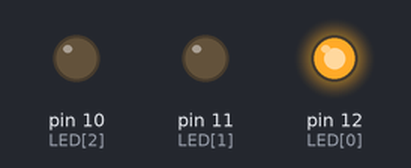
Simulated run of this sketch. Board: Arduino Uno, built with avr-gcc and run on an emulated ATmega328P. Parts: output pins drawn as LEDs (lit = HIGH).

Above: at 0.2 s.
At 1.2 s:
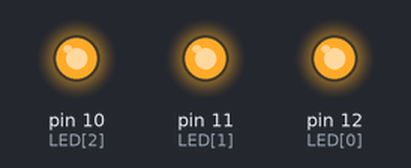
At 1.7 s:
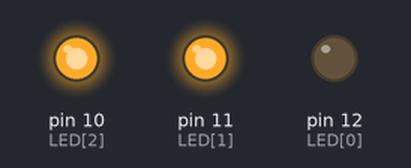
At 2.2 s:
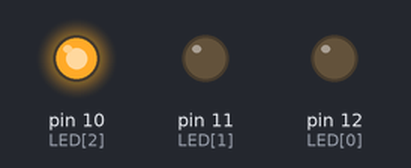
At 3.7 s:
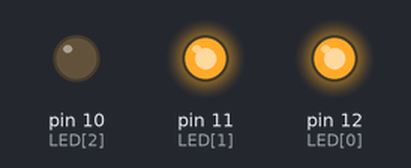
At 5.7 s:
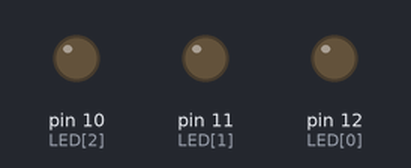
Timing chart, 0 to 6.9 s (numbered marks = the images above):
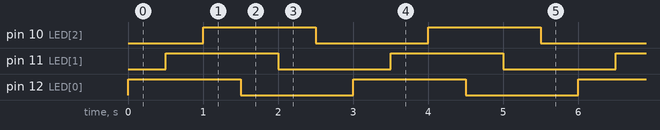

Measured:
- by itself, pin 10 (LED[2]), pin 11 (LED[1]), pin 12 (LED[0]): alternates HIGH for 1.5 s and LOW for 1.5 s
- by itself, everything shown: repeats every 3.0 s, in 6 steps

The sketch:

01_LED_03.ino
```cpp
int LED[]={12,11,10};
int count=3;

void setup() {
  for(int i=0;i<count;i++){
    pinMode(LED[i], OUTPUT);
  }

}

void loop() {
  for(int i=0;i<count;i++){
    digitalWrite(LED[i], HIGH);
    delay(500);
  }
  for(int i=0;i<count;i++){
    digitalWrite(LED[i],LOW);
    delay(500);
  }
}
```
